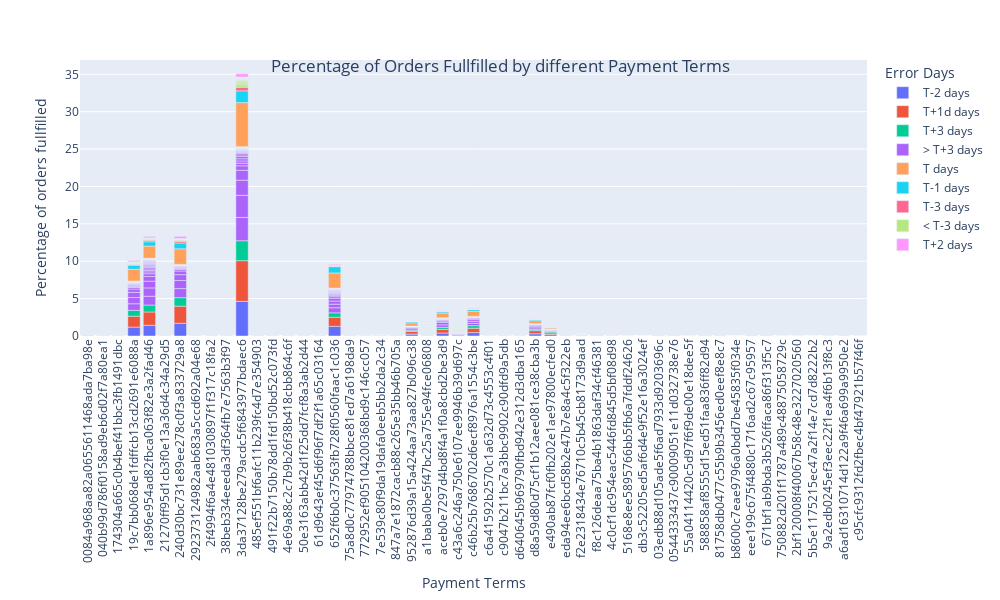

Write notebook code for a chart like this one.
### Code cell
fig = px.bar(system_updated_accuracy_paym_term, x='Paym_term', y='count', color='Error Days')

# Rotate x-axis tick labels by 90 degrees
fig.update_layout(xaxis_tickangle=-90)

# Customize the plot
fig.update_layout(title='Percentage of Orders Fullfilled by different Payment Terms', title_x=0.5, title_y=0.9)
fig.update_xaxes(title='Payment Terms')
fig.update_yaxes(title='Percentage of orders fullfilled')
fig.update_layout(width=1000, height=600)

# Show the plot
fig.show()
